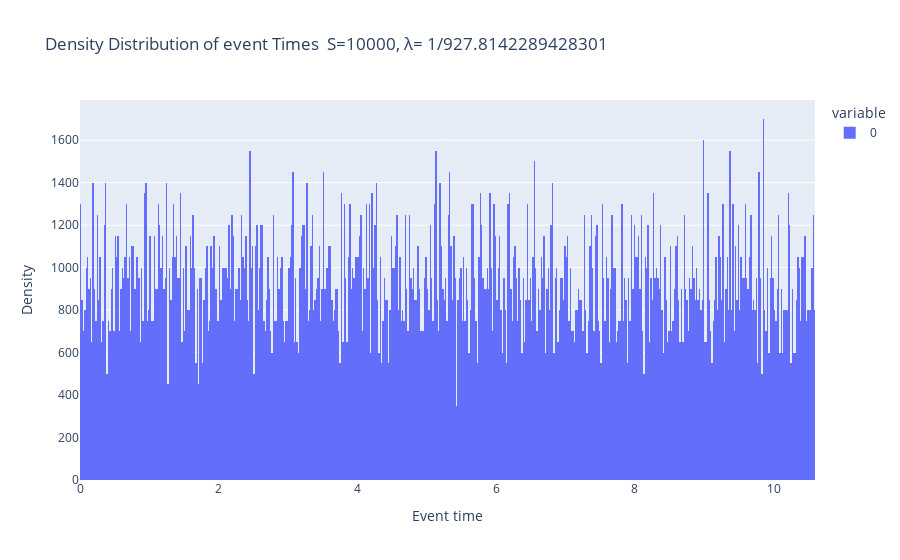

The code cell stored with this chart in its notebook:
### Code cell
fig = px.histogram(np.array(event_times), nbins=1000, histnorm='density', title=f'Density Distribution of event Times  S={S}, λ= 1/{lambda_rate}')
fig.update_layout(xaxis_title='Event time', yaxis_title='Density', xaxis=dict(range=[0, max(event_times)]))
fig.show()

### Figure 1 — Plotly figure (JSON) as saved in the notebook; plotly's stock layout.template omitted (floating-point values rounded to 4 significant figures; data arrays with more than 128 entries replaced by an {"elided": "..."} marker saying what was removed)
{"data": [{"alignmentgroup": "True", "bingroup": "x", "histnorm": "density", "hovertemplate": "variable=0<br>value=%{x}<br>density=%{y}<extra></extra>", "legendgroup": "0", "marker": {"color": "#636efa", "pattern": {"shape": ""}}, "name": "0", "nbinsx": 1000, "offsetgroup": "0", "orientation": "v", "showlegend": true, "type": "histogram", "x": {"elided": "10000 float values"}, "xaxis": "x", "yaxis": "y"}], "layout": {"barmode": "relative", "legend": {"title": {"text": "variable"}, "tracegroupgap": 0}, "title": {"text": "Density Distribution of event Times  S=10000, λ= 1/927.8142289428301"}, "xaxis": {"anchor": "y", "domain": [0, 1], "range": [0, 10.59], "title": {"text": "Event time"}}, "yaxis": {"anchor": "x", "domain": [0, 1], "title": {"text": "Density"}}}}
